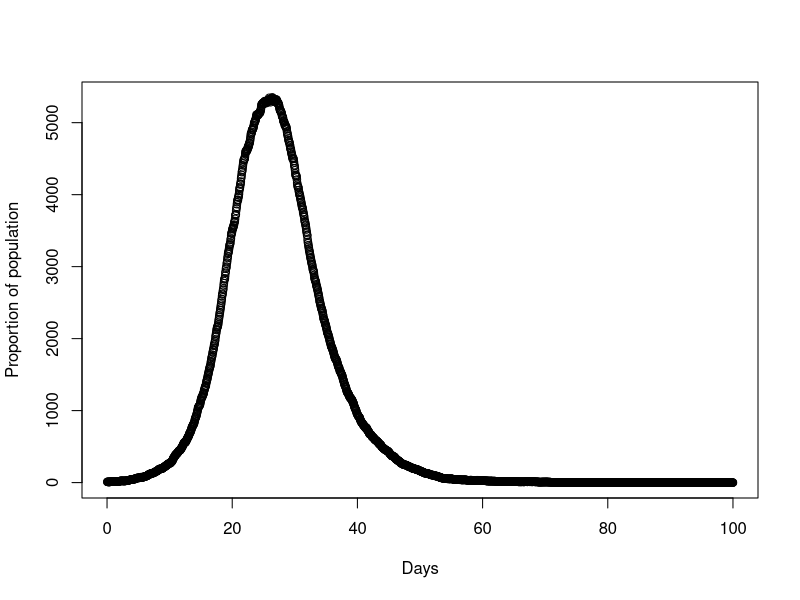

Source code (R):
##Inputs:
R0 <- 1.8
TR <- 2.6
gamma <- 1/TR
pop <- 10000*matrix(1,5,1)#Popuation
X <- pop
n <- length(X)
propRisk <- c(.2,.2,.2,.2)#Proportion of each age group at risk
risk <- matrix(1.5,4,1);#Risk multiplication factor - migth want to re-structure********
K <- matrix(1,n,n)+999*diag(n)#Travel coupling - assumed independent of age (but can be changed)
ndays <- 100#Number of days to simulate
div=24#Time interval = day/div
gamma <- gamma/div

#Properties:
ageProp <- matrix(c(5,14,45,16)/80,4,1)#Assumed uniform between 0 and 79 - option to change/make country dependent

##================================================================================================
##Heterogeneities:
#Age:
Cnum <- matrix(c(6.92,.25,.77,.45,.19,3.51,.57,.2,.42,.38,1.4,.17,.36,.44,1.03,1.83),4,4)
Cnum=t(Cnum)#Contact number
Cdur <- matrix(c(3.88,.28,1.04,.49,.53,2.51,.75,.5,1.31,.8,1.14,.47,1,.85,.88,1.73),4,4)
Cdur=t(Cdur)#Contact duration
C1 <- Cnum*Cdur#Age/risk matrix (4x4)

#Account for risk in dimensionality:
k2 <- matrix(1,2,2);
C2 <- kronecker(C1,k2);

#Risk (binary for each age group):
nonrisk <- matrix(1,4,1)-propRisk
Rx <- matrix(c(propRisk,nonrisk),4,2)
Rx <- t(Rx)
Rx <- matrix(Rx,8,1)*kronecker(ageProp,matrix(1,2,1))#a1r,a1x,a2r,a2x,...
X <- kronecker(Rx,X)#Population in each country/age/risk class
X <- trunc(X)

#Risk factor:
nonrisk <- matrix(1,4,1)
Rf <- matrix(c(risk,nonrisk),4,2)
Rf <- t(Rf)
Rf <- matrix(Rf,8,1)
Rrep <- matrix(1,1,8)
Rf <- kronecker(Rrep,Rf)
C <- C2*Rf#THE age/risk matrix

#Travel:
Krow <- rowSums(K)
K <- kronecker(matrix(1,1,n),matrix(Krow,n,1))
Kdelta <- kronecker(diag(8),K)
K1 <- kronecker(matrix(1,8,8),t(K))
KC <- kronecker(C1,t(K))

#Vaccination:
V <- matrix(0,n,n)#Vaxine distribution

##================================================================================================
##Pre-simulation:
#Force of Infection - dual mobility
M <- K1%*%X#Normalisation factor (multiply)
Mm1 <- 1/M
Mm1[M==0] <- 0
Mm1 <- kronecker(matrix(1,8*n,1),t(Mm1))
Xover=1/X
Xover[X==0] <- 0
Njover <- kronecker(matrix(1,8*n,1),t(X))#Need?
L1 <- (kronecker(matrix(1,1,8*n),X)*Kdelta*Mm1)%*%K1

#Beta calcualtion (global):
XX <- 1/gamma*L1
ev <- eigen(XX)
ev <- ev$values
Rstar <- max(abs(ev))
beta <- R0/Rstar
LD <- beta*(Kdelta*Mm1)%*%K1#L^D in DH's work, INCLUDING FACTOR OF BETA

#Seeding:
seedC <- 1#Seed country
seedN <- 10#Seed number
sigma <- matrix(0,n*8,1)#Seed
sigma[(seedC-1)*8+3,1] <- seedN#Seed in an adult
I <- sigma
S <- X-I

Smat <- matrix(0,8*n,ndays*div)
Imat <- Smat
Smat[,1] <- S
Imat[,1] <- I

##================================================================================================
##Simulation:
tend <- ndays*div
for (i in 2:tend){
  lambda <- LD%*%I
  Pinf <- 1-exp(-lambda)
  infect <- rbinom(8*n,S,Pinf)
  S <- S-infect
  I=I+infect
  Prec <- 1-exp(-gamma)
  recover <- rbinom(8*n,I,Prec)
  I <- I-recover
  Smat[,i] <- S
  Imat[,i] <- I
}

##================================================================================================
##Crude plot:
Splot <- colSums(Smat)
Iplot <- colSums(Imat)
attack <- 1-Splot[ndays*div]/sum(X)
print(attack)
toplot <- Iplot
ymax <- max(toplot)
plot(seq(1/div,ndays,by=1/div), toplot, xlim=c(0,ndays), ylim=c(0,ymax), xlab='Days', ylab='Proportion of population')
